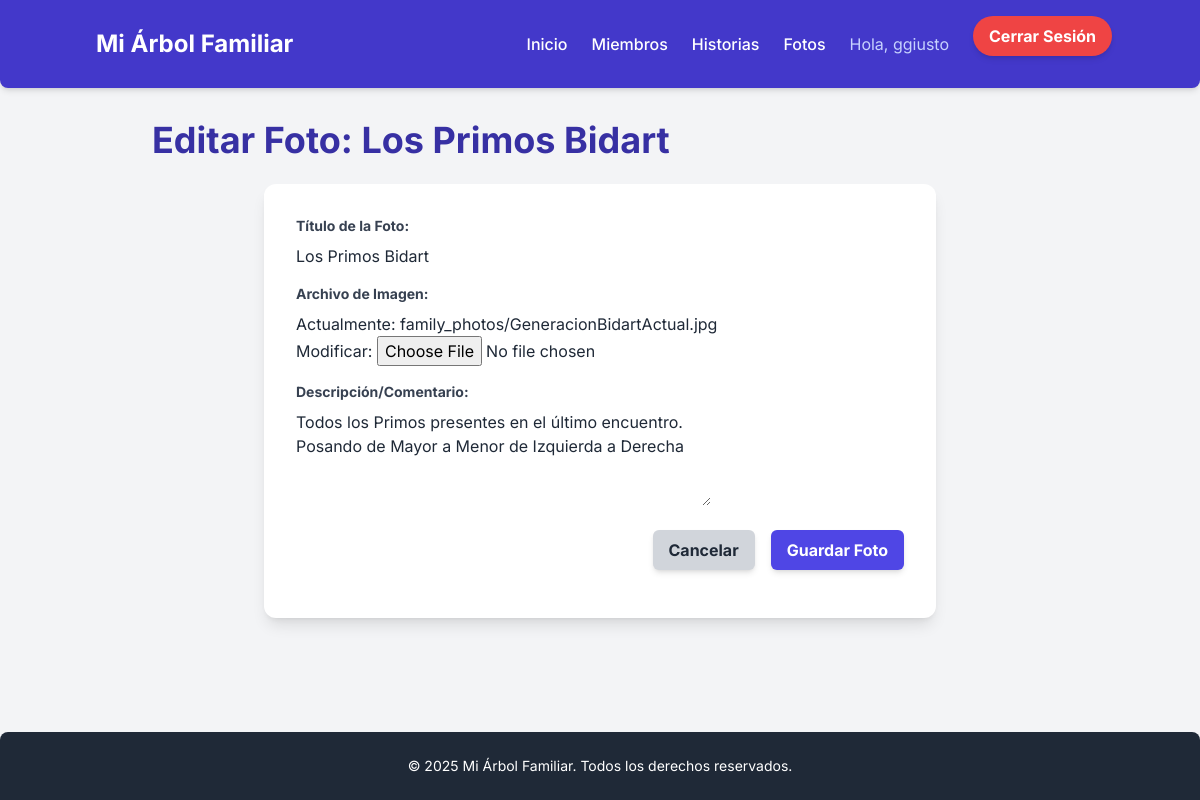
Screenshot of /photos/2/edit/ (signed in) with the database file from the repository.
### family_photos/models.py (models this page shows, shortened)
class FamilyPhoto(models.Model):
    title = models.CharField(max_length=200, blank=True, null=True, verbose_name="Título (Opcional)")
    image = models.ImageField(upload_to='family_photos/', verbose_name="Imagen") # Campo para subir imágenes
    description = models.TextField(blank=True, null=True, verbose_name="Descripción/Comentario")
    uploaded_by = models.ForeignKey(User, on_delete=models.CASCADE, verbose_name="Subido por")
    uploaded_at = models.DateTimeField(auto_now_add=True, verbose_name="Fecha de Subida")
    class Meta:
        verbose_name = "Foto Familiar"
        verbose_name_plural = "Fotos Familiares"
        ordering = ['-uploaded_at']

### family_photos/views.py (the view)
# urls.py: path('<int:pk>/edit/', views.photo_update, name='photo_update'),
@login_required
def photo_update(request, pk):
    photo = get_object_or_404(FamilyPhoto, pk=pk)
    if request.user != photo.uploaded_by and not request.user.is_superuser:
        messages.error(request, 'No tienes permiso para editar esta foto.')
        return redirect('photo_detail', pk=photo.pk)
    if request.method == 'POST':
        form = FamilyPhotoForm(request.POST, request.FILES, instance=photo)
        if form.is_valid():
            form.save()
            messages.success(request, 'Foto actualizada exitosamente.')
            return redirect('photo_detail', pk=photo.pk)
    else:
        form = FamilyPhotoForm(instance=photo)
    context = {'form': form, 'title': f'Editar Foto: {photo.title if photo.title else photo.pk}'}
    return render(request, 'family_photos/photo_upload_form.html', context) # Reutilizamos el formulario de subida

### family_photos/forms.py
class FamilyPhotoForm(forms.ModelForm):
    class Meta:
        model = FamilyPhoto
        fields = ['title', 'image', 'description'] # El usuario se asigna en la vista
        widgets = {
            'title': forms.TextInput(attrs={'class': 'form-control'}),
            'description': forms.Textarea(attrs={'class': 'form-control', 'rows': 4}),
        }
        labels = {
            'title': 'Título de la Foto',
            'image': 'Archivo de Imagen',
            'description': 'Descripción/Comentario',
        }

### family_photos/templates/family_photos/photo_upload_form.html (shortened to what this page needs)
{% extends 'base.html' %}
{% block page_title %}{{ title }}{% endblock %}
{% block content %}
    <div class="max-w-2xl mx-auto bg-white p-8 rounded-xl shadow-lg">
        <form method="post" enctype="multipart/form-data">
            {% for field in form %}
                <div class="mb-4">
                    <label for="{{ field.id_for_label }}" class="block text-gray-700 text-sm font-bold mb-2">{{ field.label }}:</label>
                    {{ field }}
                </div>
            {% endfor %}
            <div class="flex justify-end space-x-4 mt-6">
                <a href="{% url 'photo_list' %}" class="bg-gray-300 hover:bg-gray-400 text-gray-800 font-bold py-2 px-4 rounded-md shadow-md transition duration-300">
                    Cancelar
                </a>
                <button type="submit" class="bg-indigo-600 hover:bg-indigo-700 text-white font-bold py-2 px-4 rounded-md shadow-md transition duration-300">
                    Guardar Foto
                </button>
            </div>
        </form>
    </div>
{% endblock %}

### templates/base.html (shortened to what this page needs)
<html lang="es">
<head>
    <script src="https://cdn.tailwindcss.com"></script>
</head>
<body class="font-sans bg-gray-100 text-gray-800 antialiased min-h-screen flex flex-col">
    <header class="bg-indigo-700 text-white shadow-md py-4 px-6 md:px-10 lg:px-16 rounded-b-lg">
        <nav class="container mx-auto flex justify-between items-center">
            <a href="{% url 'home' %}" class="text-2xl font-bold rounded-md p-2 hover:bg-indigo-600 transition duration-300">
                Mi Árbol Familiar
            </a>
            <div class="flex items-center space-x-6">
                <a href="{% url 'home' %}" class="font-medium hover:text-indigo-200 transition duration-300">Inicio</a>
                <a href="{% url 'member_list' %}" class="font-medium hover:text-indigo-200 transition duration-300">Miembros</a>
                <a href="{% url 'story_list' %}" class="font-medium hover:text-indigo-200 transition duration-300">Historias</a>
                <a href="{% url 'photo_list' %}" class="font-medium hover:text-indigo-200 transition duration-300">Fotos</a>
                {% if user.is_authenticated %}
                    <span class="text-indigo-200">Hola, {{ user.username }}</span>
                    <form action="{% url 'logout' %}" method="post" class="inline">
                        <button type="submit" class="bg-red-500 hover:bg-red-600 text-white font-bold py-2 px-4 rounded-full shadow-md transition duration-300">
                            Cerrar Sesión
                        </button>
                    </form>
                {% endif %}
            </div>
        </nav>
    </header>
    <main class="flex-grow container mx-auto px-6 md:px-10 lg:px-16 py-8">
        <h1 class="text-3xl md:text-4xl font-bold text-indigo-800 mb-6">{% block page_title %}{% endblock %}</h1>
        {% block content %}
        {% endblock %}
    </main>
    <footer class="bg-gray-800 text-white py-6 px-6 md:px-10 lg:px-16 mt-auto rounded-t-lg">
        <div class="container mx-auto text-center text-sm">
            <p>&copy; 2025 Mi Árbol Familiar. Todos los derechos reservados.</p>
        </div>
    </footer>
</body>
</html>

### templates/base.html (style rules this page uses)
.form-control { @apply block w-full px-3 py-2 border border-gray-300 rounded-md shadow-sm focus:outline-none focus:ring-indigo-500 focus:border-indigo-500 sm:text-sm; }

### rows the page displays
FamilyPhoto: form "Los Primos Bidart" "Todos los Primos presentes en el último encuentro. Posando de Mayor a Menor de Izquierda a Derecha"

### other values shown
{{ user.username }} "ggiusto"
{{ title }} "Editar Foto: Los Primos Bidart"
{{ field.label }} "Título de la Foto" "Archivo de Imagen" "Descripción/Comentario"
